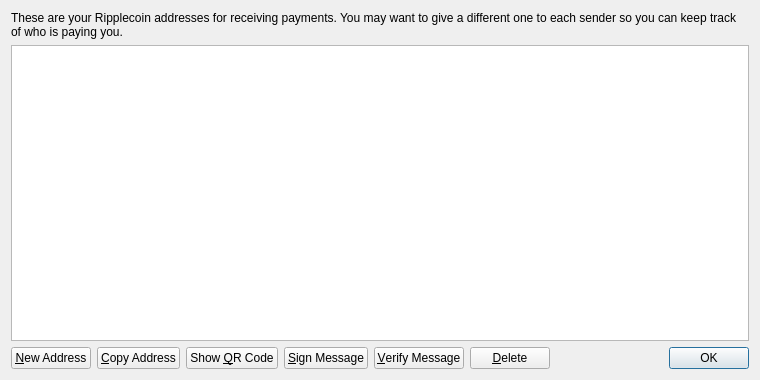
<?xml version="1.0" encoding="UTF-8"?>
<ui version="4.0">
 <class>AddressBookPage</class>
 <widget class="QWidget" name="AddressBookPage">
  <property name="geometry">
   <rect>
    <x>0</x>
    <y>0</y>
    <width>760</width>
    <height>380</height>
   </rect>
  </property>
  <property name="windowTitle">
   <string>Address Book</string>
  </property>
  <layout class="QVBoxLayout" name="verticalLayout">
   <item>
    <widget class="QLabel" name="labelExplanation">
     <property name="text">
      <string>These are your Ripplecoin addresses for receiving payments. You may want to give a different one to each sender so you can keep track of who is paying you.</string>
     </property>
     <property name="textFormat">
      <enum>Qt::PlainText</enum>
     </property>
     <property name="wordWrap">
      <bool>true</bool>
     </property>
    </widget>
   </item>
   <item>
    <widget class="QTableView" name="tableView">
     <property name="contextMenuPolicy">
      <enum>Qt::CustomContextMenu</enum>
     </property>
     <property name="toolTip">
      <string>Double-click to edit address or label</string>
     </property>
     <property name="tabKeyNavigation">
      <bool>false</bool>
     </property>
     <property name="alternatingRowColors">
      <bool>true</bool>
     </property>
     <property name="selectionMode">
      <enum>QAbstractItemView::SingleSelection</enum>
     </property>
     <property name="selectionBehavior">
      <enum>QAbstractItemView::SelectRows</enum>
     </property>
     <property name="sortingEnabled">
      <bool>true</bool>
     </property>
     <attribute name="verticalHeaderVisible">
      <bool>false</bool>
     </attribute>
    </widget>
   </item>
   <item>
    <layout class="QHBoxLayout" name="horizontalLayout">
     <item>
      <widget class="QPushButton" name="newAddressButton">
       <property name="toolTip">
        <string>Create a new address</string>
       </property>
       <property name="text">
        <string>&amp;New Address</string>
       </property>
       <property name="icon">
        <iconset resource="../bitcoin.qrc">
         <normaloff>:/icons/add</normaloff>:/icons/add</iconset>
       </property>
      </widget>
     </item>
     <item>
      <widget class="QPushButton" name="copyToClipboard">
       <property name="toolTip">
        <string>Copy the currently selected address to the system clipboard</string>
       </property>
       <property name="text">
        <string>&amp;Copy Address</string>
       </property>
       <property name="icon">
        <iconset resource="../bitcoin.qrc">
         <normaloff>:/icons/editcopy</normaloff>:/icons/editcopy</iconset>
       </property>
      </widget>
     </item>
     <item>
      <widget class="QPushButton" name="showQRCode">
       <property name="text">
        <string>Show &amp;QR Code</string>
       </property>
       <property name="icon">
        <iconset resource="../bitcoin.qrc">
         <normaloff>:/icons/qrcode</normaloff>:/icons/qrcode</iconset>
       </property>
      </widget>
     </item>
     <item>
      <widget class="QPushButton" name="signMessage">
       <property name="toolTip">
        <string>Sign a message to prove you own a Bitcoin address</string>
       </property>
       <property name="text">
        <string>&amp;Sign Message</string>
       </property>
       <property name="icon">
        <iconset resource="../bitcoin.qrc">
         <normaloff>:/icons/edit</normaloff>:/icons/edit</iconset>
       </property>
      </widget>
     </item>
     <item>
      <widget class="QPushButton" name="verifyMessage">
       <property name="toolTip">
        <string>Verify a message to ensure it was signed with a specified Bitcoin address</string>
       </property>
       <property name="text">
        <string>&amp;Verify Message</string>
       </property>
       <property name="icon">
        <iconset resource="../bitcoin.qrc">
         <normaloff>:/icons/transaction_0</normaloff>:/icons/transaction_0</iconset>
       </property>
      </widget>
     </item>
     <item>
      <widget class="QPushButton" name="deleteButton">
       <property name="toolTip">
        <string>Delete the currently selected address from the list. Only sending addresses can be deleted.</string>
       </property>
       <property name="text">
        <string>&amp;Delete</string>
       </property>
       <property name="icon">
        <iconset resource="../bitcoin.qrc">
         <normaloff>:/icons/remove</normaloff>:/icons/remove</iconset>
       </property>
      </widget>
     </item>
     <item>
      <spacer name="horizontalSpacer">
       <property name="orientation">
        <enum>Qt::Horizontal</enum>
       </property>
       <property name="sizeHint" stdset="0">
        <size>
         <width>40</width>
         <height>20</height>
        </size>
       </property>
      </spacer>
     </item>
     <item>
      <widget class="QDialogButtonBox" name="buttonBox">
       <property name="sizePolicy">
        <sizepolicy hsizetype="Maximum" vsizetype="Fixed">
         <horstretch>0</horstretch>
         <verstretch>0</verstretch>
        </sizepolicy>
       </property>
       <property name="standardButtons">
        <set>QDialogButtonBox::Ok</set>
       </property>
      </widget>
     </item>
    </layout>
   </item>
  </layout>
 </widget>
 <resources>
  <include location="../bitcoin.qrc"/>
 </resources>
 <connections/>
</ui>
